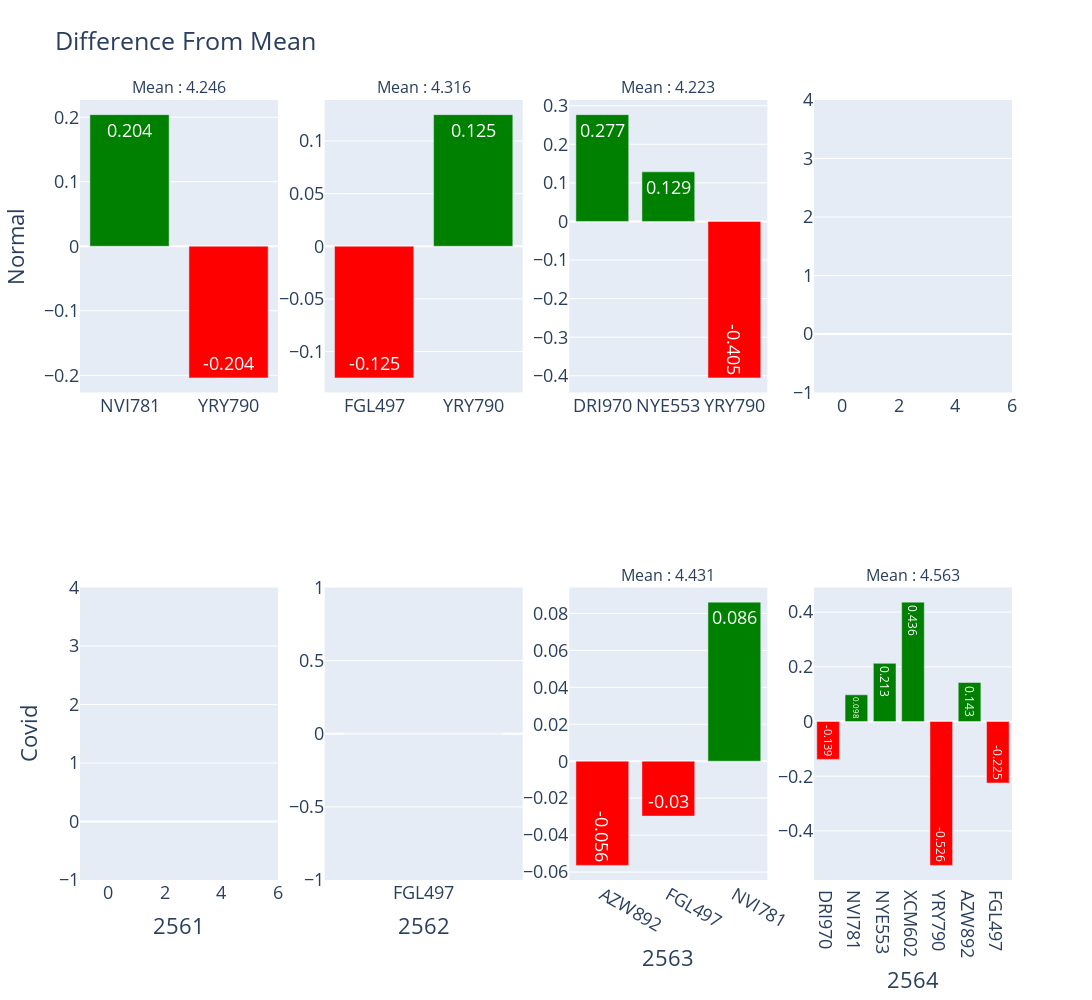

Notebook code cell kept with this figure:
### Code cell
fig = make_subplots(rows=2, cols=4 , subplot_titles= ['Mean : 4.246','Mean : 4.316' , 'Mean : 4.223','','','','Mean : 4.431', 'Mean : 4.563'] )

for i in range(1,5):
    fig.add_trace(
        go.Bar(x=pvt(cov,f'256{i}')['subject'], y= pvt(cov,f'256{i}')['diff'] , marker=  dict(color =pvt(cov,f'256{i}')['color']) , text= pvt(cov,f'256{i}')['dec']  ),
        row=2, col=i
)

for i in range(1,5):
    fig.add_trace(
        go.Bar(x=pvt(norm,f'256{i}')['subject'], y=pvt(norm,f'256{i}')['diff'] , marker=  dict(color = pvt(norm,f'256{i}')['color']), text= pvt(norm,f'256{i}')['dec']),
        row=1, col=i
    )

for i in range(1,5):
    fig.update_xaxes(title_text= f"256{i}", row=2, col=i)

fig.update_yaxes(title_text= "Normal", row=1, col=1)
fig.update_yaxes(title_text= "Covid"  ,  row=2, col=1  )
fig.update_layout(showlegend=False, height=1000, width=2000 ,title_text="Difference From Mean" , font = dict(size = 18))
fig.update_traces(textposition='auto')
fig.show()

### Figure 1 — Plotly figure (JSON) as saved in the notebook; plotly's stock layout.template omitted (floating-point values rounded to 4 significant figures)
{"data": [{"marker": {"color": []}, "text": [], "textposition": "auto", "type": "bar", "x": [], "xaxis": "x5", "y": [], "yaxis": "y5"}, {"marker": {"color": ["red"]}, "text": [0], "textposition": "auto", "type": "bar", "x": ["FGL497"], "xaxis": "x6", "y": [0], "yaxis": "y6"}, {"marker": {"color": ["red", "red", "green"]}, "text": [-0.056, -0.03, 0.086], "textposition": "auto", "type": "bar", "x": ["AZW892", "FGL497", "NVI781"], "xaxis": "x7", "y": [-0.05639, -0.02972, 0.08611], "yaxis": "y7"}, {"marker": {"color": ["red", "green", "green", "green", "red", "green", "red"]}, "text": [-0.139, 0.098, 0.213, 0.436, -0.526, 0.143, -0.225], "textposition": "auto", "type": "bar", "x": ["DRI970", "NVI781", "NYE553", "XCM602", "YRY790", "AZW892", "FGL497"], "xaxis": "x8", "y": [-0.1386, 0.09768, 0.2127, 0.4364, -0.5261, 0.1427, -0.2248], "yaxis": "y8"}, {"marker": {"color": ["green", "red"]}, "text": [0.204, -0.204], "textposition": "auto", "type": "bar", "x": ["NVI781", "YRY790"], "xaxis": "x", "y": [0.204, -0.204], "yaxis": "y"}, {"marker": {"color": ["red", "green"]}, "text": [-0.125, 0.125], "textposition": "auto", "type": "bar", "x": ["FGL497", "YRY790"], "xaxis": "x2", "y": [-0.125, 0.125], "yaxis": "y2"}, {"marker": {"color": ["green", "green", "red"]}, "text": [0.277, 0.129, -0.405], "textposition": "auto", "type": "bar", "x": ["DRI970", "NYE553", "YRY790"], "xaxis": "x3", "y": [0.2768, 0.1286, -0.4054], "yaxis": "y3"}, {"marker": {"color": []}, "text": [], "textposition": "auto", "type": "bar", "x": [], "xaxis": "x4", "y": [], "yaxis": "y4"}], "layout": {"annotations": [{"font": {"size": 16}, "showarrow": false, "text": "Mean : 4.246", "x": 0.1062, "xanchor": "center", "xref": "paper", "y": 1, "yanchor": "bottom", "yref": "paper"}, {"font": {"size": 16}, "showarrow": false, "text": "Mean : 4.316", "x": 0.3688, "xanchor": "center", "xref": "paper", "y": 1, "yanchor": "bottom", "yref": "paper"}, {"font": {"size": 16}, "showarrow": false, "text": "Mean : 4.223", "x": 0.6313, "xanchor": "center", "xref": "paper", "y": 1, "yanchor": "bottom", "yref": "paper"}, {"font": {"size": 16}, "showarrow": false, "text": "Mean : 4.431", "x": 0.6313, "xanchor": "center", "xref": "paper", "y": 0.375, "yanchor": "bottom", "yref": "paper"}, {"font": {"size": 16}, "showarrow": false, "text": "Mean : 4.563", "x": 0.8938, "xanchor": "center", "xref": "paper", "y": 0.375, "yanchor": "bottom", "yref": "paper"}], "font": {"size": 18}, "height": 1000, "showlegend": false, "title": {"text": "Difference From Mean"}, "width": 2000, "xaxis": {"anchor": "y", "domain": [0, 0.2125]}, "xaxis2": {"anchor": "y2", "domain": [0.2625, 0.475]}, "xaxis3": {"anchor": "y3", "domain": [0.525, 0.7375]}, "xaxis4": {"anchor": "y4", "domain": [0.7875, 1]}, "xaxis5": {"anchor": "y5", "domain": [0, 0.2125], "title": {"text": "2561"}}, "xaxis6": {"anchor": "y6", "domain": [0.2625, 0.475], "title": {"text": "2562"}}, "xaxis7": {"anchor": "y7", "domain": [0.525, 0.7375], "title": {"text": "2563"}}, "xaxis8": {"anchor": "y8", "domain": [0.7875, 1], "title": {"text": "2564"}}, "yaxis": {"anchor": "x", "domain": [0.625, 1], "title": {"text": "Normal"}}, "yaxis2": {"anchor": "x2", "domain": [0.625, 1]}, "yaxis3": {"anchor": "x3", "domain": [0.625, 1]}, "yaxis4": {"anchor": "x4", "domain": [0.625, 1]}, "yaxis5": {"anchor": "x5", "domain": [0, 0.375], "title": {"text": "Covid"}}, "yaxis6": {"anchor": "x6", "domain": [0, 0.375]}, "yaxis7": {"anchor": "x7", "domain": [0, 0.375]}, "yaxis8": {"anchor": "x8", "domain": [0, 0.375]}}}
